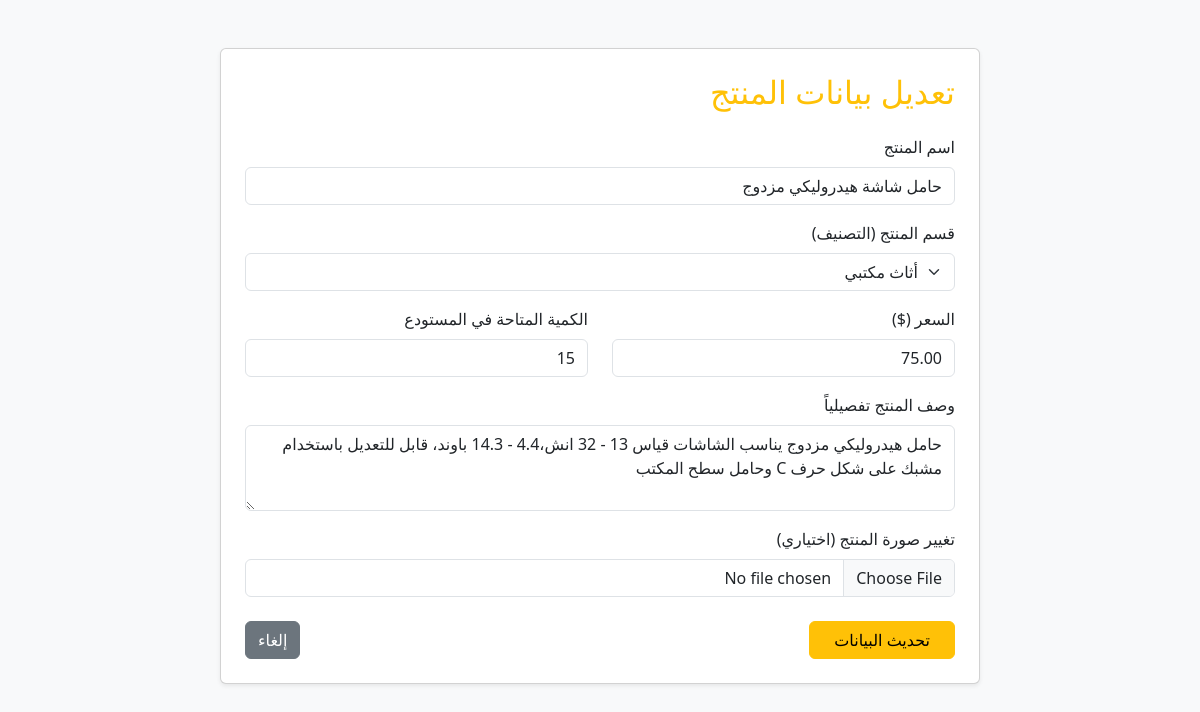
/edit_product.php?id=5 (signed in), run on the app's committed database.
### tables this page shows
CREATE TABLE `products` (
  `id` int(11) NOT NULL,
  `category_id` int(11) DEFAULT NULL,
  `name` varchar(150) NOT NULL,
  `description` text DEFAULT NULL,
  `price` decimal(10,2) NOT NULL,
  `stock_quantity` int(11) NOT NULL,
  `image_url` varchar(255) DEFAULT NULL,
  `image` varchar(255) DEFAULT NULL
);

CREATE TABLE `categories` (
  `id` int(11) NOT NULL,
  `name` varchar(100) NOT NULL,
  `description` text DEFAULT NULL
);

### edit_product.php (the view, shortened to what this page needs)
<?php
include 'config/db.php';
$id = isset($_GET['id']) ? intval($_GET['id']) : 0;
$product_res = $conn->query("SELECT * FROM products WHERE id = $id");
$product = $product_res->fetch_assoc();
$categories = $conn->query("SELECT * FROM categories");
?>
<!DOCTYPE html>
<html lang="ar" dir="rtl">
<head>
    <link href="https://cdn.jsdelivr.net/npm/bootstrap@5.3.0/dist/css/bootstrap.min.css" rel="stylesheet">
</head>
<body class="bg-light">
<div class="container mt-5">
    <div class="row justify-content-center">
        <div class="col-md-8 card p-4 shadow-sm">
            <h2 class="mb-4 text-warning">تعديل بيانات المنتج</h2>
            <form action="edit_product.php?id=<?php echo $id; ?>" method="POST" enctype="multipart/form-data">
                <div class="mb-3">
                    <label class="form-label">اسم المنتج</label>
                    <input type="text" name="name" class="form-control" value="<?php echo $product['name']; ?>" required>
                </div>
                <div class="mb-3">
                    <label class="form-label">قسم المنتج (التصنيف)</label>
                    <select name="category_id" class="form-select" required>
                        <?php while ($cat = $categories->fetch_assoc()): ?>
                            <option value="<?php echo $cat['id']; ?>" <?php echo $cat['id'] == $product['category_id'] ? 'selected' : ''; ?>>
                                <?php echo $cat['name']; ?>
                            </option>
                        <?php endwhile; ?>
                    </select>
                </div>
                <div class="row mb-3">
                    <div class="col-md-6">
                        <label class="form-label">السعر ($)</label>
                        <input type="number" step="0.01" name="price" class="form-control" value="<?php echo $product['price']; ?>" required>
                    </div>
                    <div class="col-md-6">
                        <label class="form-label">الكمية المتاحة في المستودع</label>
                        <input type="number" name="stock_quantity" class="form-control" value="<?php echo $product['stock_quantity']; ?>" required>
                    </div>
                </div>
                <div class="mb-3">
                    <label class="form-label">وصف المنتج تفصيلياً</label>
                    <textarea name="description" class="form-control" rows="3"><?php echo $product['description']; ?></textarea>
                </div>
                <div class="mb-4">
                    <label class="form-label">تغيير صورة المنتج (اختياري)</label>
                    <input type="file" name="product_image" class="form-control">
                </div>
                <div class="d-flex justify-content-between">
                    <button type="submit" class="btn btn-warning px-4">تحديث البيانات</button>
                    <a href="admin_dashboard.php" class="btn btn-secondary">إلغاء</a>
                </div>
            </form>
        </div>
    </div>
</div>
</body>
</html>

### data on the page
products: name "حامل شاشة هيدروليكي مزدوج", category_id "أثاث مكتبي", price "75.00", stock_quantity "15", description "حامل هيدروليكي مزدوج يناسب الشاشات قياس 13 - 32 انش،4.4 - 14.3 باوند، قابل للتعديل باستخدام مشبك على شكل حرف C وحامل سطح المكتب"
